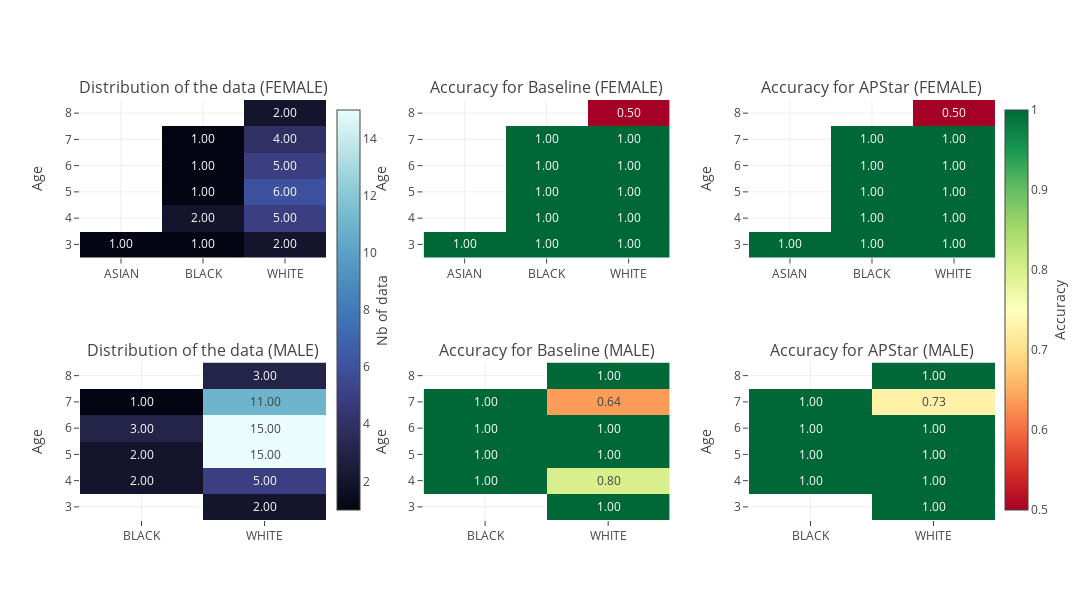

The notebook cell saved with this chart:
### Code cell
# Build the subplot
fig = make_subplots(2, 3, specs=[[{'r':0.02}, {'l':0.02}, {'l':0.02}],
                                 [{'r':0.02}, {'l':0.02}, {'l':0.02}]], #horizontal_spacing = 0.1,
                    subplot_titles=('Distribution of the data (FEMALE)', 'Accuracy for Baseline (FEMALE)', 'Accuracy for APStar (FEMALE)', 
                                    'Distribution of the data (MALE)', 'Accuracy for Baseline (MALE)', 'Accuracy for APStar (MALE)'))

# Add the heatmaps
fig.add_trace(go.Heatmap(x = d0.columns, 
                         y = d0.index, 
                         z = d0, 
                         coloraxis = 'coloraxis', texttemplate = '%{z:.2f}'), 1, 1)
fig.add_trace(go.Heatmap(x = baseline_0.columns, 
                         y = baseline_0.index, 
                         z = baseline_0, 
                         coloraxis = 'coloraxis2', texttemplate = '%{z:.2f}'), 1, 2)
fig.add_trace(go.Heatmap(x = martinez_0.columns,
                         y = martinez_0.index, 
                         z = martinez_0, 
                         coloraxis = 'coloraxis2', texttemplate = '%{z:.2f}'), 1, 3)
fig.add_trace(go.Heatmap(x = d1.columns, 
                         y = d1.index, 
                         z = d1, 
                         coloraxis = 'coloraxis', texttemplate = '%{z:.2f}'), 2, 1)
fig.add_trace(go.Heatmap(x = baseline_1.columns, 
                         y = baseline_1.index, 
                         z = baseline_1, 
                         coloraxis = 'coloraxis2', texttemplate = '%{z:.2f}'), 2, 2)
fig.add_trace(go.Heatmap(x = martinez_1.columns,
                         y = martinez_1.index, 
                         z = martinez_1, 
                         coloraxis = 'coloraxis2', texttemplate = '%{z:.2f}'), 2, 3)

# Update the figures
fig.update_layout(height = 600, width = 1500,
                  template = 'none',
                  yaxis = {"title": 'Age'},
                  yaxis2 = {"title": 'Age'},
                  yaxis3 = {"title": 'Age'},
                  yaxis4 = {"title": 'Age'},
                  yaxis5 = {"title": 'Age'},
                  yaxis6 = {"title": 'Age'},
                  coloraxis = dict(colorscale='ice', colorbar_x=0.27, colorbar_thickness=23, 
                                   colorbar_title = 'Nb of data ', colorbar_title_side = 'right'),
                  coloraxis2 = dict(colorscale='RdYlGn', colorbar_x=1, colorbar_thickness=23, 
                                    colorbar_title = 'Accuracy', colorbar_title_side = 'right'))
fig.update_layout(xaxis1 = dict(labelalias={'BLACK OR AFRICAN AMERICAN' : 'BLACK'}),
                  yaxis1 = dict(tickvals=[3, 4, 5, 6, 7, 8]),
                  xaxis2 = dict(labelalias={'BLACK OR AFRICAN AMERICAN' : 'BLACK'}),
                  yaxis2 = dict(tickvals=[3, 4, 5, 6, 7, 8]),
                  xaxis3 = dict(labelalias={'BLACK OR AFRICAN AMERICAN' : 'BLACK'}),
                  yaxis3 = dict(tickvals=[3, 4, 5, 6, 7, 8]),
                  xaxis4 = dict(labelalias={'BLACK OR AFRICAN AMERICAN' : 'BLACK'}),
                  yaxis4 = dict(tickvals=[3, 4, 5, 6, 7, 8]),
                  xaxis5 = dict(labelalias={'BLACK OR AFRICAN AMERICAN' : 'BLACK'}),
                  yaxis5 = dict(tickvals=[3, 4, 5, 6, 7, 8]),
                  xaxis6 = dict(labelalias={'BLACK OR AFRICAN AMERICAN' : 'BLACK'}),
                  yaxis6 = dict(tickvals=[3, 4, 5, 6, 7, 8]))
# fig.write_image("images/deep_analysis.eps")
fig.show()

### Figure 1 — Plotly figure (JSON) as saved in the notebook; plotly's stock layout.template omitted (floating-point values rounded to 4 significant figures)
{"data": [{"coloraxis": "coloraxis", "texttemplate": "%{z:.2f}", "type": "heatmap", "x": ["ASIAN", "BLACK OR AFRICAN AMERICAN", "WHITE"], "xaxis": "x", "y": ["3", "4", "5", "6", "7", "8"], "yaxis": "y", "z": [[1, 1, 2], [null, 2, 5], [null, 1, 6], [null, 1, 5], [null, 1, 4], [null, null, 2]]}, {"coloraxis": "coloraxis2", "texttemplate": "%{z:.2f}", "type": "heatmap", "x": ["ASIAN", "BLACK OR AFRICAN AMERICAN", "WHITE"], "xaxis": "x2", "y": ["3", "4", "5", "6", "7", "8"], "yaxis": "y2", "z": [[1, 1, 1], [null, 1, 1], [null, 1, 1], [null, 1, 1], [null, 1, 1], [null, null, 0.5]]}, {"coloraxis": "coloraxis2", "texttemplate": "%{z:.2f}", "type": "heatmap", "x": ["ASIAN", "BLACK OR AFRICAN AMERICAN", "WHITE"], "xaxis": "x3", "y": ["3", "4", "5", "6", "7", "8"], "yaxis": "y3", "z": [[1, 1, 1], [null, 1, 1], [null, 1, 1], [null, 1, 1], [null, 1, 1], [null, null, 0.5]]}, {"coloraxis": "coloraxis", "texttemplate": "%{z:.2f}", "type": "heatmap", "x": ["BLACK OR AFRICAN AMERICAN", "WHITE"], "xaxis": "x4", "y": ["3", "4", "5", "6", "7", "8"], "yaxis": "y4", "z": [[null, 2], [2, 5], [2, 15], [3, 15], [1, 11], [null, 3]]}, {"coloraxis": "coloraxis2", "texttemplate": "%{z:.2f}", "type": "heatmap", "x": ["BLACK OR AFRICAN AMERICAN", "WHITE"], "xaxis": "x5", "y": ["3", "4", "5", "6", "7", "8"], "yaxis": "y5", "z": [[null, 1], [1, 0.8], [1, 1], [1, 1], [1, 0.6364], [null, 1]]}, {"coloraxis": "coloraxis2", "texttemplate": "%{z:.2f}", "type": "heatmap", "x": ["BLACK OR AFRICAN AMERICAN", "WHITE"], "xaxis": "x6", "y": ["3", "4", "5", "6", "7", "8"], "yaxis": "y6", "z": [[null, 1], [1, 1], [1, 1], [1, 1], [1, 0.7273], [null, 1]]}], "layout": {"annotations": [{"font": {"size": 16}, "showarrow": false, "text": "Distribution of the data (FEMALE)", "x": 0.1344, "xanchor": "center", "xref": "paper", "y": 1, "yanchor": "bottom", "yref": "paper"}, {"font": {"size": 16}, "showarrow": false, "text": "Accuracy for Baseline (FEMALE)", "x": 0.51, "xanchor": "center", "xref": "paper", "y": 1, "yanchor": "bottom", "yref": "paper"}, {"font": {"size": 16}, "showarrow": false, "text": "Accuracy for APStar (FEMALE)", "x": 0.8656, "xanchor": "center", "xref": "paper", "y": 1, "yanchor": "bottom", "yref": "paper"}, {"font": {"size": 16}, "showarrow": false, "text": "Distribution of the data (MALE)", "x": 0.1344, "xanchor": "center", "xref": "paper", "y": 0.375, "yanchor": "bottom", "yref": "paper"}, {"font": {"size": 16}, "showarrow": false, "text": "Accuracy for Baseline (MALE)", "x": 0.51, "xanchor": "center", "xref": "paper", "y": 0.375, "yanchor": "bottom", "yref": "paper"}, {"font": {"size": 16}, "showarrow": false, "text": "Accuracy for APStar (MALE)", "x": 0.8656, "xanchor": "center", "xref": "paper", "y": 0.375, "yanchor": "bottom", "yref": "paper"}], "coloraxis": {"colorbar": {"thickness": 23, "title": {"side": "right", "text": "Nb of data "}, "x": 0.27}, "colorscale": [[0, "rgb(3, 5, 18)"], [0.09091, "rgb(25, 25, 51)"], [0.1818, "rgb(44, 42, 87)"], [0.2727, "rgb(58, 60, 125)"], [0.3636, "rgb(62, 83, 160)"], [0.4545, "rgb(62, 109, 178)"], [0.5455, "rgb(72, 134, 187)"], [0.6364, "rgb(89, 159, 196)"], [0.7273, "rgb(114, 184, 205)"], [0.8182, "rgb(149, 207, 216)"], [0.9091, "rgb(192, 229, 232)"], [1, "rgb(234, 252, 253)"]]}, "coloraxis2": {"colorbar": {"thickness": 23, "title": {"side": "right", "text": "Accuracy"}, "x": 1}, "colorscale": [[0, "rgb(165,0,38)"], [0.1, "rgb(215,48,39)"], [0.2, "rgb(244,109,67)"], [0.3, "rgb(253,174,97)"], [0.4, "rgb(254,224,139)"], [0.5, "rgb(255,255,191)"], [0.6, "rgb(217,239,139)"], [0.7, "rgb(166,217,106)"], [0.8, "rgb(102,189,99)"], [0.9, "rgb(26,152,80)"], [1, "rgb(0,104,55)"]]}, "height": 600, "width": 1500, "xaxis": {"anchor": "y", "domain": [0, 0.2689], "labelalias": {"BLACK OR AFRICAN AMERICAN": "BLACK"}}, "xaxis2": {"anchor": "y2", "domain": [0.3756, 0.6444], "labelalias": {"BLACK OR AFRICAN AMERICAN": "BLACK"}}, "xaxis3": {"anchor": "y3", "domain": [0.7311, 1], "labelalias": {"BLACK OR AFRICAN AMERICAN": "BLACK"}}, "xaxis4": {"anchor": "y4", "domain": [0, 0.2689], "labelalias": {"BLACK OR AFRICAN AMERICAN": "BLACK"}}, "xaxis5": {"anchor": "y5", "domain": [0.3756, 0.6444], "labelalias": {"BLACK OR AFRICAN AMERICAN": "BLACK"}}, "xaxis6": {"anchor": "y6", "domain": [0.7311, 1], "labelalias": {"BLACK OR AFRICAN AMERICAN": "BLACK"}}, "yaxis": {"anchor": "x", "domain": [0.625, 1], "tickvals": [3, 4, 5, 6, 7, 8], "title": {"text": "Age"}}, "yaxis2": {"anchor": "x2", "domain": [0.625, 1], "tickvals": [3, 4, 5, 6, 7, 8], "title": {"text": "Age"}}, "yaxis3": {"anchor": "x3", "domain": [0.625, 1], "tickvals": [3, 4, 5, 6, 7, 8], "title": {"text": "Age"}}, "yaxis4": {"anchor": "x4", "domain": [0, 0.375], "tickvals": [3, 4, 5, 6, 7, 8], "title": {"text": "Age"}}, "yaxis5": {"anchor": "x5", "domain": [0, 0.375], "tickvals": [3, 4, 5, 6, 7, 8], "title": {"text": "Age"}}, "yaxis6": {"anchor": "x6", "domain": [0, 0.375], "tickvals": [3, 4, 5, 6, 7, 8], "title": {"text": "Age"}}}}
